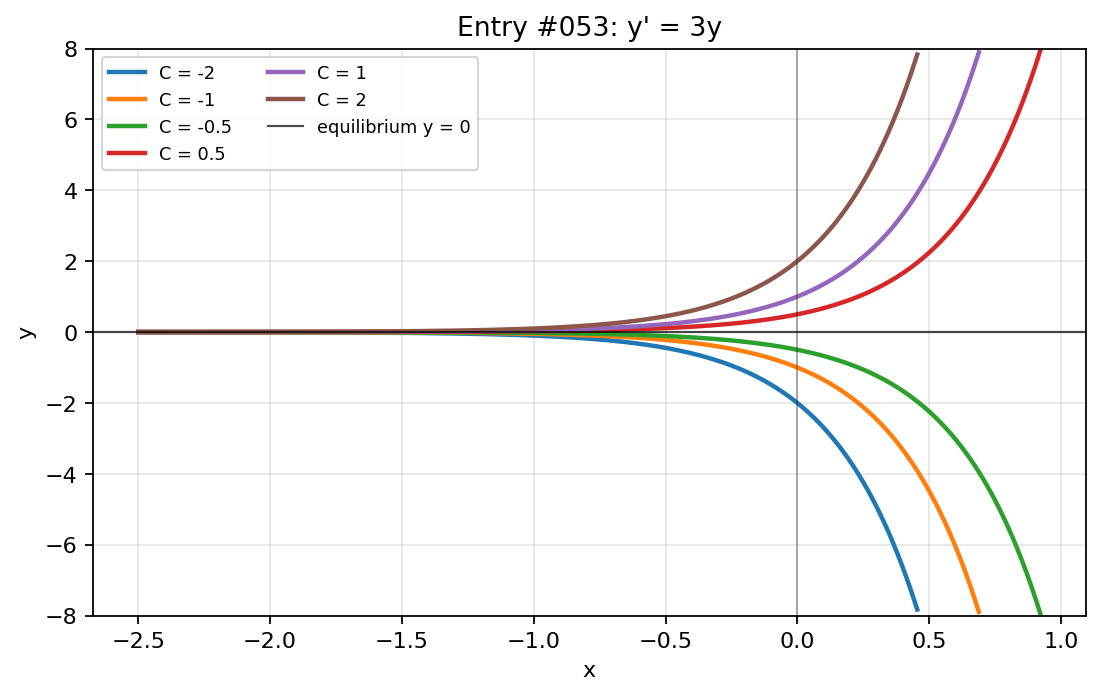

Write the Python code that produced this figure.
import numpy as np
import matplotlib.pyplot as plt

x = np.linspace(-2.5, 2.5, 600)
constants = [-2, -1, -0.5, 0.5, 1, 2]

fig, ax = plt.subplots(figsize=(7, 4.5))

for constant in constants:
    y = constant * np.exp(3 * x)
    y = np.where(np.abs(y) <= 8, y, np.nan)
    ax.plot(x, y, linewidth=2, label=f"C = {constant}")

ax.axhline(0, color="black", linewidth=1, alpha=0.7, label="equilibrium y = 0")
ax.axvline(0, color="#111827", linewidth=0.8, alpha=0.35)
ax.set_title("Entry #053: y' = 3y")
ax.set_xlabel("x")
ax.set_ylabel("y")
ax.set_ylim(-8, 8)
ax.grid(True, alpha=0.3)
ax.legend(fontsize=8, ncols=2)

fig.tight_layout()
plt.show()
